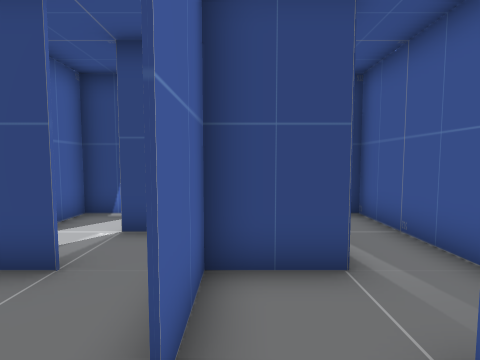
View 1 (above)

23 first-person views from a walk through a 3-D level made in the Unity game engine. The camera is 1.5 m above the floor, tilts 4° down and sees 85° across. The floor is counted in squares, 1 m on a side. Each view is taken from the middle of a square. On the plan, view 1 faces up. The plan holds only what a view shows up to about 14 squares ahead; the rest is blank. The place goes on beyond the plan. The player is left out.

View 2
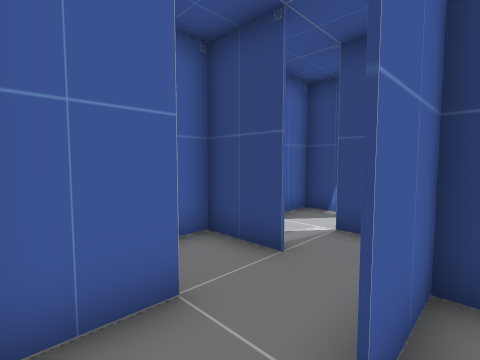

View 3
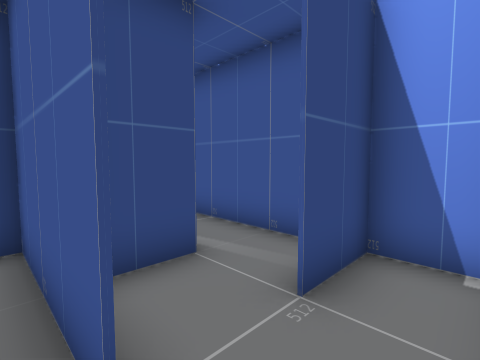

View 4
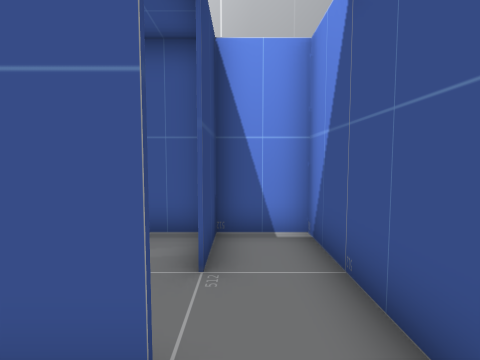

View 5
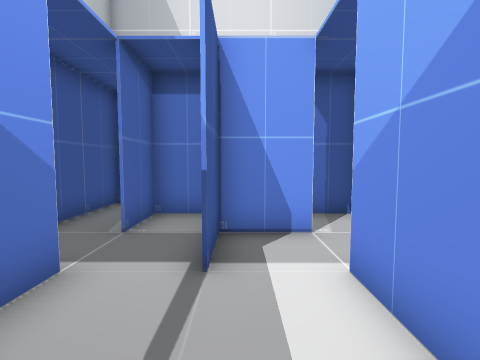

View 6
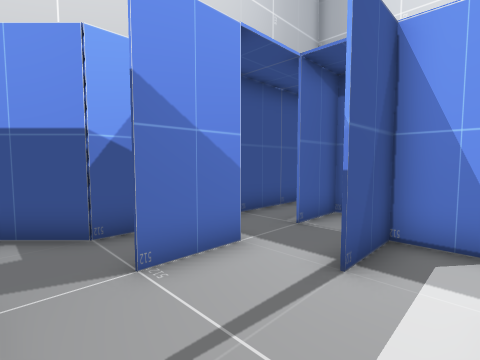

View 7
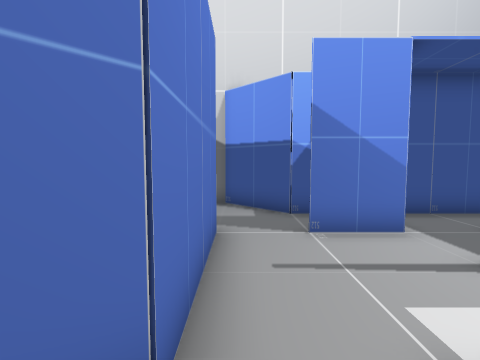

View 8
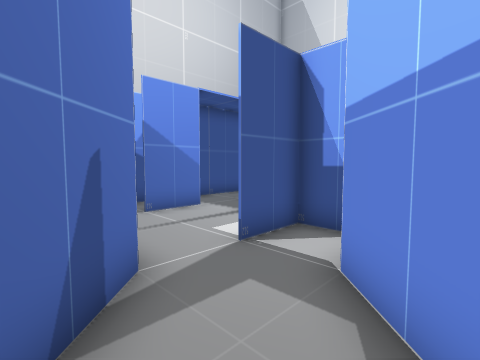

View 9
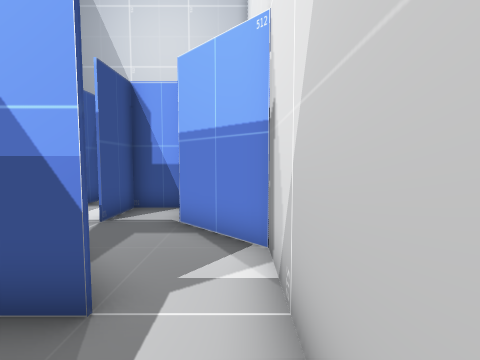

View 10
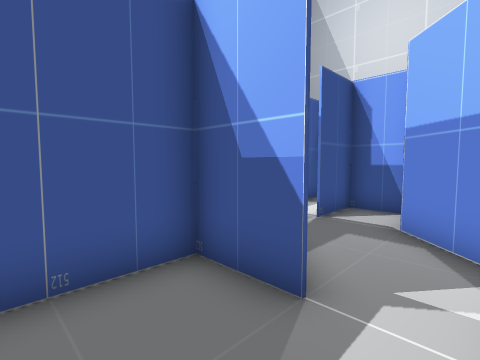

View 11
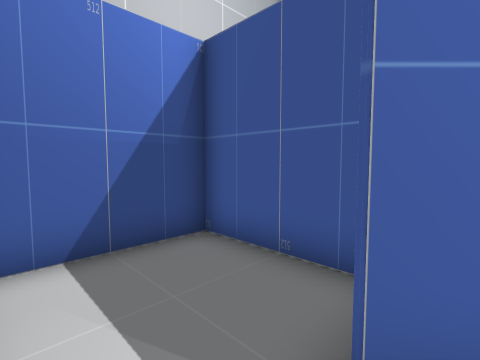

View 12
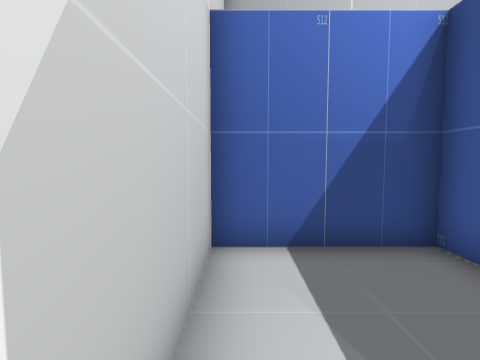

View 13
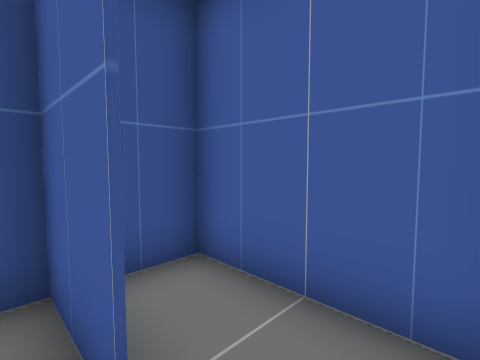

View 14
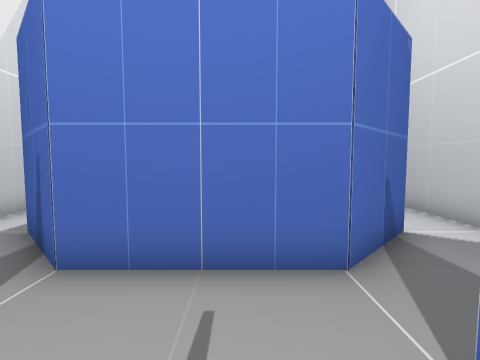

View 15
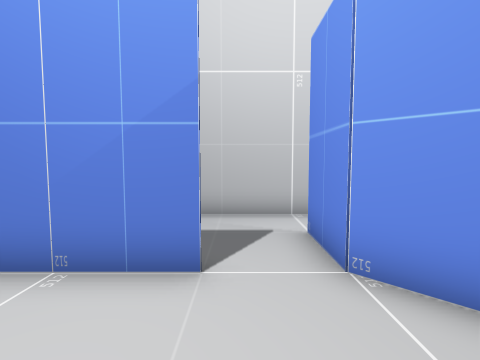

View 16
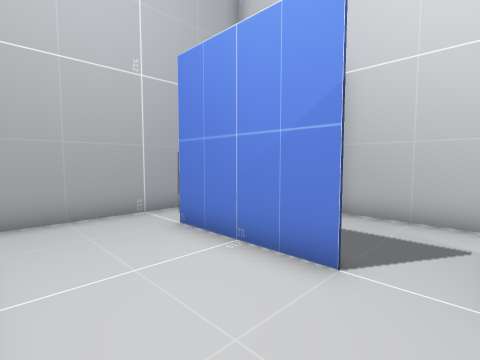

View 17
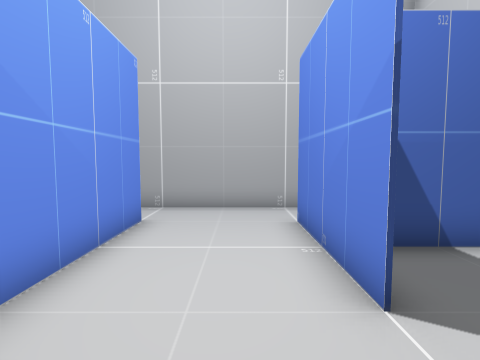

View 18
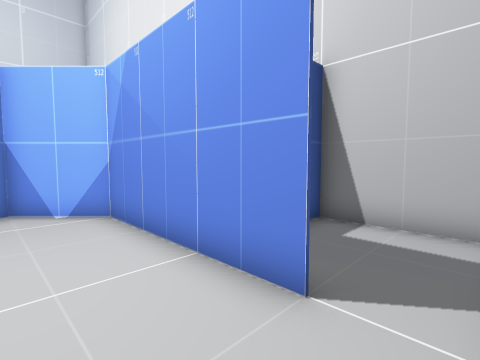

View 19
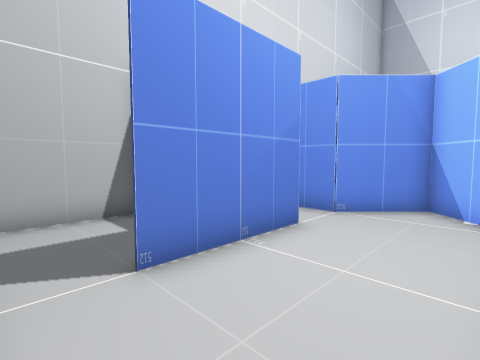

View 20
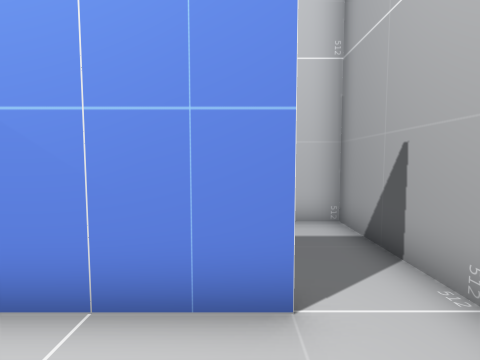

View 21
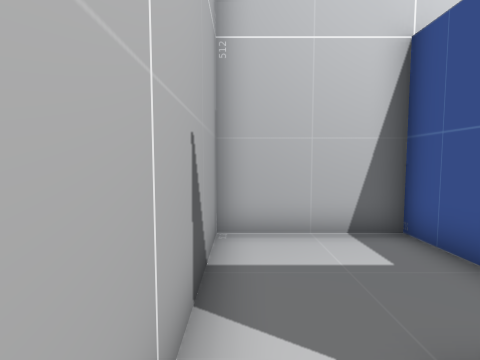

View 22
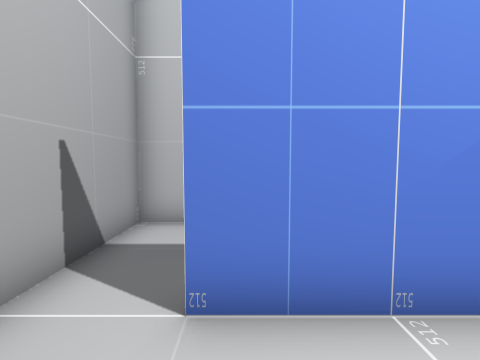

View 23
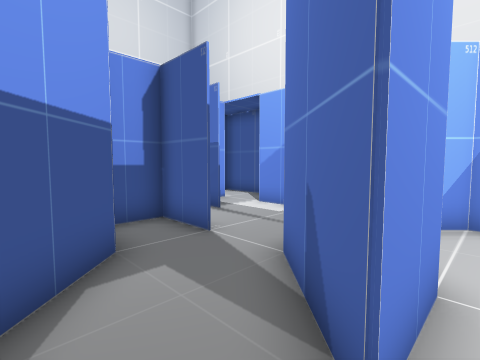

### Floor plan
Ten units are one square. View 1 is at (0, 0); x grows to the right and y downward. Boxes are objects, and circles mark ways between rooms. Rooms are numbered by the first view taken in them; rooms with no view inside come last. Other rooms are left out.
<svg viewBox="-71 -220 131 229">
<path fill="none" stroke="#000" d="M-6 -15 -6 -25M-5 4 34 4 34 -11M-25 -16 -25 4 -20 4M16 -35 -5 -35 -5 -15M35 -15 14 -15M-5 -76 -5 -70M-25 -95 -25 -75M14 -74 14 -96M15 -115 -25 -115M-26 -136 -26 -175 -65 -175M-25 -115 -46 -136 -25 -136M-65 -170 -65 -115 -45 -95M-41 -76 -26 -76 -26 -96M-26 -56 -5 -56M-34 -75 -45 -75 -45 -36 -30 -36M-5 -55 -26 -55M-6 -25 -6 -76M14 -155 14 -196M-25 -136 -5 -116 15 -136 36 -136 15 -115M42 -175 14 -175M15 -96 15 -76 29 -76M-25 -196 -25 -135M14 -215 -25 -215M34 -86 34 -95 54 -115 54 -170M36 -176 55 -176M54 -170 54 -215 14 -215M-66 -176 -59 -176M-25 -215 -65 -215 -65 -170M34 -11 34 -75M-25 -35 -45 -35 -45 4 -32 4M0 -36 14 -36 14 -56"/>
<circle cx="-20" cy="-30" r="3" fill="#2a7"/>
<circle cx="20" cy="-20" r="3" fill="#2a7"/>
<circle cx="-30" cy="-20" r="3" fill="#2a7"/>
<circle cx="-30" cy="-105" r="3" fill="#2a7"/>
<circle cx="-20" cy="-70" r="3" fill="#2a7"/>
<circle cx="10" cy="-105" r="3" fill="#2a7"/>
<circle cx="0" cy="-70" r="3" fill="#2a7"/>
<circle cx="10" cy="-205" r="3" fill="#2a7"/>
<circle cx="-30" cy="-205" r="3" fill="#2a7"/>
<circle cx="10" cy="-60" r="3" fill="#2a7"/>
<text x="0" y="-10">1</text>
<text x="-10" y="-90">2</text>
<text x="-50" y="-130">3</text>
<text x="-30" y="-50">4</text>
<text x="10" y="-150">5</text>
<text x="30" y="-200">6</text>
<text x="-50" y="-200">7</text>
<text x="30" y="-40">8</text>
<text x="-40" y="-10">9</text>
<text x="0" y="-50">10</text>
</svg>
Room 1 opens to room 4. Room 1 opens to room 8. Room 1 opens to room 9. Room 2 opens to room 3. Room 2 opens to room 4. Room 2 opens to room 5. Room 2 opens to room 10. Room 5 opens to room 6. Room 5 opens to room 7. Room 8 opens to room 10.

Where each view was taken, in squares from view 1:
view 1: 0 up, 0 right, facing up
view 2: 0 up, 0 right, facing up-left
view 3: 0 up, 1 left, facing up-right
view 4: 1 up, 2 left, facing right
view 5: 11 up, 1 left, facing down
view 6: 11 up, 2 left, facing down-right
view 7: 11 up, 4 left, facing right
view 8: 13 up, 6 left, facing down-right
view 9: 16 up, 6 left, facing down
view 10: 16 up, 6 left, facing down-right
view 11: 13 up, 6 left, facing up-right
view 12: 13 up, 6 left, facing up
view 13: 3 up, 2 left, facing down-left
view 14: 8 up, 0 right, facing up
view 15: 15 up, 2 left, facing right
view 16: 14 up, 2 left, facing up-right
view 17: 13 up, 0 right, facing up
view 18: 21 up, 0 right, facing down-left
view 19: 21 up, 2 left, facing down-right
view 20: 19 up, 0 right, facing left
view 21: 21 up, 0 right, facing right
view 22: 19 up, 1 left, facing right
view 23: 14 up, 5 right, facing down-left
